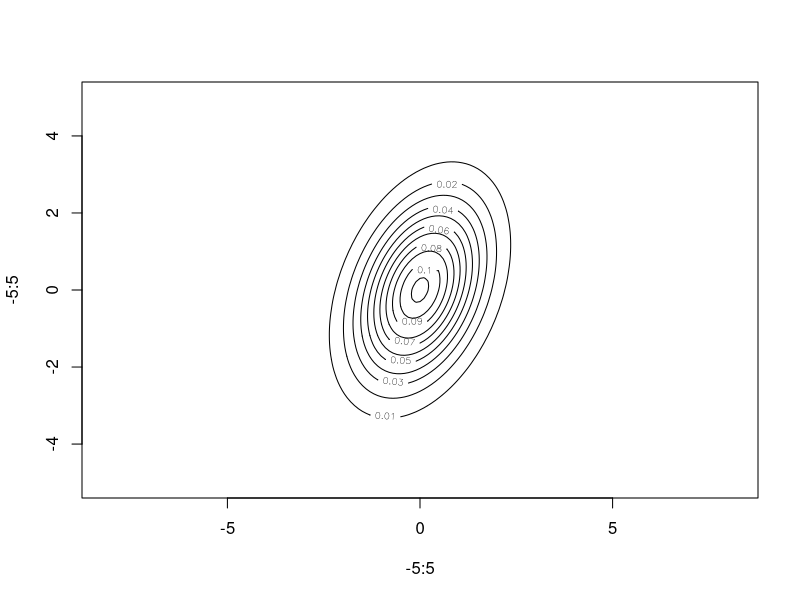

Recreate this plot in R.
Gauss_distribution <- function(Sigma, mu, x) {
  
  n <- 2
  
  numerator <- exp((-1/2) %*% t(x - mu) %*% solve(Sigma) %*% (x - mu))
  denominator <- sqrt(det(Sigma) * (2 * pi)^n)
  
  #print(numerator)
  #print(denominator)
  
  return(numerator/denominator)
}

Sigma <- matrix(NA, 2, 2)
mu <- c(0, 0)

Sigma[1, 1] <- 1
Sigma[2, 2] <- 2
Sigma[1, 2] <- 1
Sigma[2, 1] <- 0

x <- seq(-5, 5, 0.1)
y <- seq(-5, 5, 0.1)


plot(-5:5, -5:5, type = "n",asp = 1)


for (i in x) {
  
  for (j in y) {
    
    color <- adjustcolor("white", Gauss_distribution(Sigma, mu, c(i, j)))
    points(i, j, pch = 21,col = color, bg = color)
    
  }
  
}


z = outer(x, y, function(x, y) {
  
  sapply(1:length(x), function(i) Gauss_distribution(Sigma, mu, c(x[i], y[i])))
  
})

contour(x,y,z,add = T ,asp = 1,lwd = 1)
